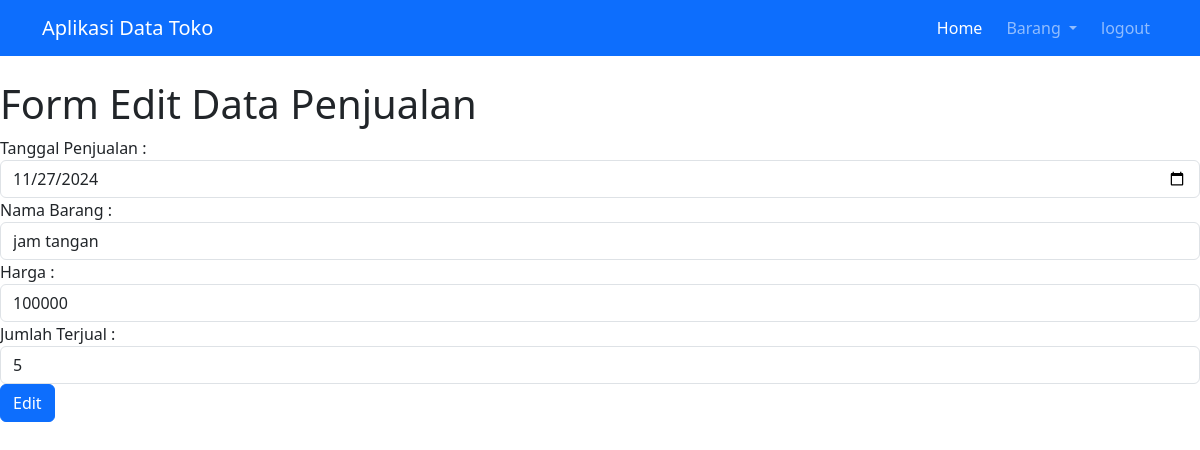
Screenshot of /data.php?modul=edit-data2&id=2 (signed in) with the database file from the repository.
### tables this page shows
CREATE TABLE IF NOT EXISTS `penjualan` (
  `id` int NOT NULL AUTO_INCREMENT,
  `tgl_penjualan` date DEFAULT NULL,
  `nama_barang` varchar(50) DEFAULT NULL,
  `harga` int DEFAULT NULL,
  `jumlah_terjual` int DEFAULT NULL,
  `total_penjualan` int DEFAULT NULL,
  PRIMARY KEY (`id`)
);

### modul/penjualan/form-edit.php (the view)
<?php
$query = "SELECT * FROM penjualan WHERE id='$_GET[id]'";
$result = $mysqli->query($query);
$row = $result->fetch_assoc();
?>
<h1>Form Edit Data Penjualan</h1>
<form action="<?= 'modul/penjualan/proses.php?action=update&id='.$row['id'];?>" method="post">
    <label for="tanggal_penjualan">Tanggal Penjualan :</label>
    <input class="form-control" type="date" name="tanggal_penjualan" value="<?= $row['tgl_penjualan'];?>" />
    <label for="nama_barang">Nama Barang :</label>
    <input class="form-control" type="text" name="nama_barang" value="<?= $row['nama_barang'];?>" />
    <label for="harga">Harga : </label>
    <input class="form-control" type="text" name="harga" value="<?= $row['harga'];?>" />
    <label for="jumlah_terjual">Jumlah Terjual :</label>
    <input class="form-control" type="number" name="jumlah_terjual" value="<?= $row['jumlah_terjual'];?>" />
    <button class="btn btn-primary">Edit</button>
</form>

### rows the page displays
penjualan: tanggal_penjualan "11/27/2024", nama_barang "jam tangan", harga "100000", jumlah_terjual "5"
